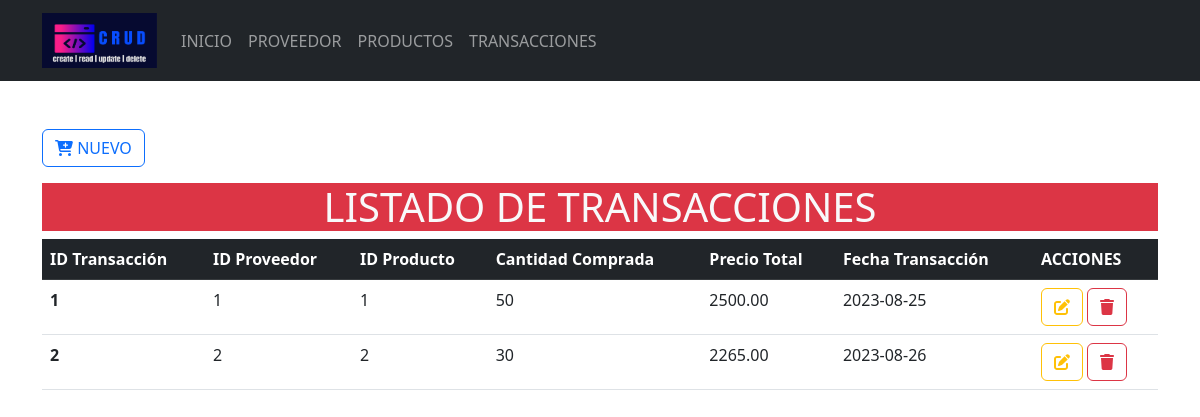
The app's page /Formularios/marcas/index.php with its own data.
### tables this page shows
CREATE TABLE `tbl_transacciones` (
  `id_transaccion` INT(11) NOT NULL AUTO_INCREMENT,
  `id_proveedor` INT(11),
  `id_producto` INT(11),
  `cantidad_comprada` INT(11),
  `precio_total` FLOAT(10,2),
  `fecha_transaccion` DATE,
  PRIMARY KEY (`id_transaccion`),
  FOREIGN KEY (`id_proveedor`) REFERENCES `tbl_proveedor` (`id_provedor`),
  FOREIGN KEY (`id_producto`) REFERENCES `tbl_productos` (`id_producto`)
);

### Formularios/marcas/index.php (the view, shortened to what this page needs)
<?php
include_once("../../config/conexion.php");
?>
<!doctype html>
<html lang="es">
<head>
    <link rel="stylesheet" href="<?php echo base_url; ?>css/bootstrap.min.css">
</head>
<body>
    <header>
        <nav class="navbar navbar-expand-lg bg-dark" data-bs-theme="dark">
            <div class="container">
                <a class="navbar-brand" href="<?php echo base_url; ?>">
                    <img src="<?php echo base_url; ?>img/logo.png" alt="logo" height="55" width="115">
                </a>
                <div class="collapse navbar-collapse" id="mi-menu">
                    <ul class="navbar-nav">
                        <li class="nav-item">
                            <a class="nav-link" href="<?php echo base_url; ?>">INICIO</a>
                        </li>
                        <li class="nav-item">
                            <a class="nav-link"
                                href="<?php echo base_url; ?>Formularios/productos/index.php">PROVEEDOR</a>
                        </li>
                        <li class="nav-item">
                            <a class="nav-link"
                                href="<?php echo base_url; ?>Formularios/categorias/index.php">PRODUCTOS</a>
                        </li>
                        <li class="nav-item">
                            <a class="nav-link"
                                href="<?php echo base_url; ?>Formularios/marcas/index.php">TRANSACCIONES</a>
                        </li>
                    </ul>
                </div>
            </div>
        </nav>
    </header>
    <div class="container-lg mt-5">
        <a href="crear.php" type="button" class="btn btn-outline-primary mb-3">
            <i class="fa-solid fa-cart-plus fa-beat"></i>
            NUEVO
        </a>
        <h1 class="text-center bg-danger text-light">LISTADO DE TRANSACCIONES</h1>
        <div class="table-responsive-sm">
            <table class="table table-hover">
                <thead class="table-dark">
                    <tr>
                        <th scope="col">ID Transacción</th>
                        <th scope="col">ID Proveedor</th>
                        <th scope="col">ID Producto</th>
                        <th scope="col">Cantidad Comprada</th>
                        <th scope="col">Precio Total</th>
                        <th scope="col">Fecha Transacción</th>
                        <th scope="col">ACCIONES</th>
                    </tr>
                </thead>
                <tbody>
                    <?php
                    $sql = $conexion->query("SELECT * FROM tbl_transacciones");
                    while ($resultado = $sql->fetch_assoc()) {
                        ?>
                        <tr>
                            <th scope="row">
                                <?php echo $resultado['id_transaccion']; ?>
                            </th>
                            <td>
                                <?php echo $resultado['id_proveedor']; ?>
                            </td>
                            <td>
                                <?php echo $resultado['id_producto']; ?>
                            </td>
                            <td>
                                <?php echo $resultado['cantidad_comprada']; ?>
                            </td>
                            <td>
                                <?php echo $resultado['precio_total']; ?>
                            </td>
                            <td>
                                <?php echo $resultado['fecha_transaccion']; ?>
                            </td>
                            <td>
                                <a href="<?php echo base_url; ?>Formularios/marcas/actualizar.php?id_transaccion=<?php echo $resultado['id_transaccion']; ?>"
                                    class="btn btn-outline-warning">
                                    <i class="fa-solid fa-pen-to-square fa-beat"></i>
                                </a>
                                <a href="<?php echo base_url; ?>CRUDM/eliminarDatos.php?id_transaccion=<?php echo $resultado['id_transaccion']; ?>"
                                    class="btn btn-outline-danger">
                                    <i class="fa-solid fa-trash fa-beat"></i>
                                </a>
                            </td>
                        </tr>
                        <?php
                    }
                    ?>
                </tbody>
            </table>
        </div>
    </div>
</body>
</html>

### records on screen
tbl_transacciones: id_transaccion "1", id_proveedor "1", id_producto "1", cantidad_comprada "50", precio_total "2500.00", fecha_transaccion "2023-08-25"
tbl_transacciones: id_transaccion "2", id_proveedor "2", id_producto "2", cantidad_comprada "30", precio_total "2265.00", fecha_transaccion "2023-08-26"
